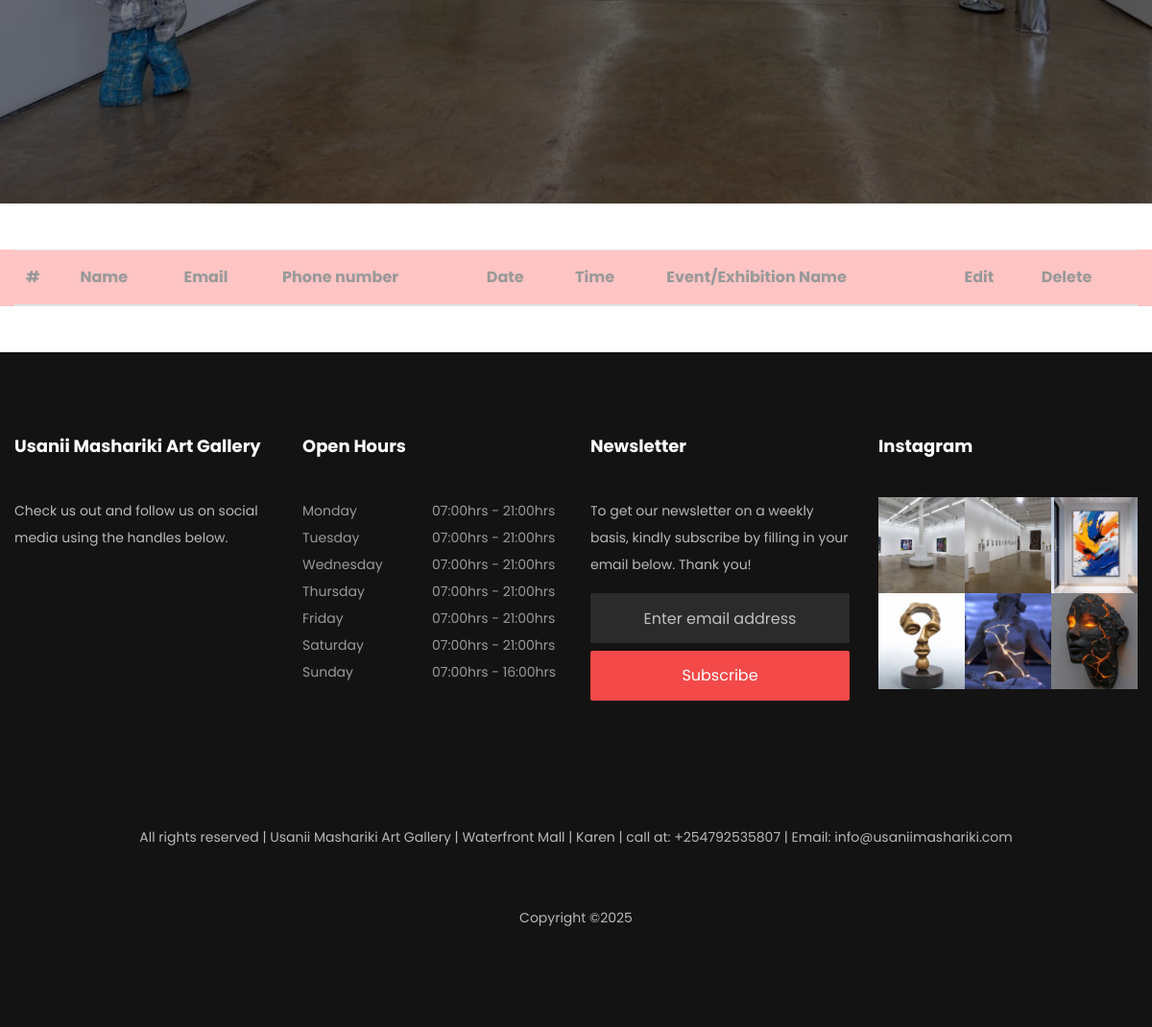
The page /booked/ (lower part) on the database as committed earlier.
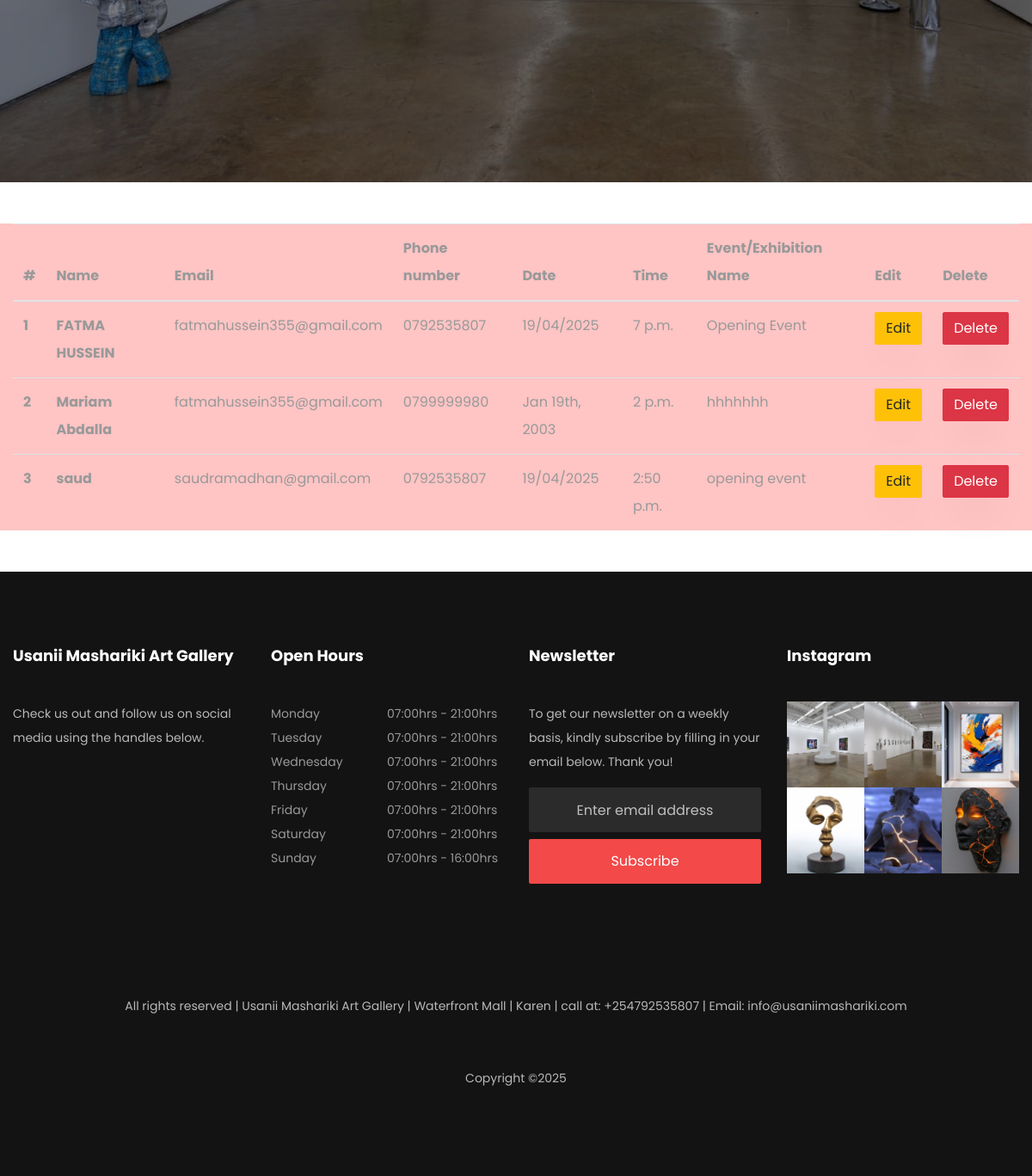
The same page on the database as committed later.
### usanii/models.py (models this page shows, shortened)
class Footer(models.Model):
    heading = models.CharField(max_length=500, default='text1')
    about = models.CharField(max_length=500, default='text1')
    twitter = models.CharField(max_length=500, blank=False, null=False)
    facebook = models.CharField(max_length=500, blank=False, null=False)
    instagram = models.CharField(max_length=500, blank=False, null=False)
    open_days = models.CharField(max_length=500, default='text1')
    newsletter = models.CharField(max_length=500, default='text1')
    image1 = models.ImageField(upload_to='footer', default='testimony.jpg')
    image2 = models.ImageField(upload_to='footer', default='testimony.jpg')
    image3 = models.ImageField(upload_to='footer', default='testimony.jpg')
    image4 = models.ImageField(upload_to='footer', default='testimony.jpg')
    image5 = models.ImageField(upload_to='footer', default='testimony.jpg')
    image6 = models.ImageField(upload_to='footer', default='testimony.jpg')

class Customer(models.Model):
    name = models.CharField(max_length=150, blank=False)
    email = models.EmailField()
    phone = models.CharField(max_length=100)
    date = models.CharField(max_length=10, default='dd/mm/yyyy')
    time = models.TimeField(max_length=50, default=timezone.now)
    event = models.CharField(max_length=300, blank=False, default='Opening Event')

### usanii/views.py (the view)
# urls.py: path('booked/', views.booked, name='booked'),
def booked(request):
    customers = Customer.objects.all()
    footer = Footer.objects.all()
    return render(request, "booked.html", {"data": customers, "footer": footer})

### usanii/templates/booked.html (shortened to what this page needs)
{% extends 'common.html' %}
{% load static %}
{% block body %}
<section class="hero-wrap hero-wrap-2" style="background-image: url('{% static 'images/art6.jpg' %}'); height: 100vh; background-size: cover;" data-stellar-background-ratio="0.5">
      <div class="overlay"></div>
</section>
<div class="container-fluid"style="background: #ffc4c4" >
<table class="table mt-5 mb-5">
  <thead>
    <tr>
      <th scope="col">#</th>
      <th scope="col">Name</th>
      <th scope="col">Email</th>
      <th scope="col">Phone number</th>
      <th scope="col">Date</th>
      <th scope="col">Time</th>
        <th scope="col">Event/Exhibition Name</th>
      <th scope="col">Edit</th>
      <th scope="col">Delete</th>
    </tr>
  </thead>
  <tbody>
      {% for t in data %}
           <tr>
             <th scope="row">{{ t.id }}</th>
             <th scope="row">{{ t.name }}</th>
             <td>{{ t.email }}</td>
               <td>{{ t.phone }}</td>
             <td>{{ t.date }}</td>
             <td>{{ t.time }}</td>
             <td>{{ t.event }}</td>
               <td>
                   <a class="btn btn-warning" href="/edit/{{ t.id }}">Edit</a>
               </td>
               <td>
                   <a class="btn btn-danger" href="/delete/{{ t.id }}">Delete</a>
               </td>
           </tr>
      {% endfor %}
  </tbody>
</table>
</div>
{% endblock %}

### usanii/templates/common.html (shortened to what this page needs)
{% load static %}
<!doctype html>
<html lang="en">
<head>
    <link rel="stylesheet" href="{% static 'css/open-iconic-bootstrap.min.css' %}">
    <link rel="stylesheet" href="{% static 'css/animate.css' %}">
    <link rel="stylesheet" href="{% static 'css/owl.carousel.min.css' %}">
    <link rel="stylesheet" href="{% static 'css/owl.theme.default.min.css' %}">
    <link rel="stylesheet" href="{% static 'css/magnific-popup.css' %}">
    <link rel="stylesheet" href="{% static 'css/aos.css' %}">
    <link rel="stylesheet" href="{% static 'css/ionicons.min.css' %}">
    <link rel="stylesheet" href="{% static 'css/bootstrap-datepicker.css' %}">
    <link rel="stylesheet" href="{% static 'css/jquery.timepicker.css' %}">
    <link rel="stylesheet" href="{% static 'css/flaticon.css' %}">
    <link rel="stylesheet" href="{% static 'css/icomoon.css' %}">
    <link rel="stylesheet" href="{% static 'css/style.css' %}">
</head>
<body>
{% block body %}
{% endblock %}
{% for footer in footer %}
    <footer class="ftco-footer ftco-bg-dark ftco-section">
      <div class="container">
        <div class="row mb-5">
          <div class="col-md-6 col-lg-3">
            <div class="ftco-footer-widget mb-4">
              <h2 class="ftco-heading-2">{{ footer.heading }}</h2>
              <p>{{ footer.about }}</p>
              <ul class="ftco-footer-social list-unstyled float-md-left float-lft mt-3">
              </ul>
            </div>
          </div>
          <div class="col-md-6 col-lg-3">
            <div class="ftco-footer-widget mb-4">
              <h2 class="ftco-heading-2">{{ footer.open_days }}</h2>
              <ul class="list-unstyled open-hours">
                <li class="d-flex"><span>Monday</span><span>07:00hrs - 21:00hrs</span></li>
                <li class="d-flex"><span>Tuesday</span><span>07:00hrs - 21:00hrs</span></li>
                <li class="d-flex"><span>Wednesday</span><span>07:00hrs - 21:00hrs</span></li>
                <li class="d-flex"><span>Thursday</span><span>07:00hrs - 21:00hrs</span></li>
                <li class="d-flex"><span>Friday</span><span>07:00hrs - 21:00hrs</span></li>
                <li class="d-flex"><span>Saturday</span><span>07:00hrs - 21:00hrs</span></li>
                <li class="d-flex"><span>Sunday</span><span>07:00hrs - 16:00hrs</span></li>
              </ul>
            </div>
          </div>
          <div class="col-md-6 col-lg-3">
            <div class="ftco-footer-widget mb-4">
            	<h2 class="ftco-heading-2">Newsletter</h2>
            	<p>{{ footer.newsletter }}</p>
              <form action="#" class="subscribe-form">
                <div class="form-group">
                  <input type="text" class="form-control mb-2 text-center" placeholder="Enter email address">
                  <input type="submit" value="Subscribe" class="form-control submit px-3">
                </div>
              </form>
            </div>
          </div>
          <div class="col-md-6 col-lg-3">
             <div class="ftco-footer-widget mb-4">
              <h2 class="ftco-heading-2">Instagram</h2>
              <div class="thumb d-sm-flex">
	            	<a href="#" class="thumb-menu img" style="background-image: url('{{ footer.image1.url }}')">
	            	</a>
	            	<a href="#" class="thumb-menu img" style="background-image: url(' {{ footer.image2.url }}');">
	            	</a>
	            	<a href="#" class="thumb-menu img" style="background-image: url(' {{ footer.image3.url }}');">
	            	</a>
	            </div>
	            <div class="thumb d-flex">
	            	<a href="#" class="thumb-menu img" style="background-image: url(' {{ footer.image4.url }}');">
	            	</a>
	            	<a href="#" class="thumb-menu img" style="background-image: url(' {{ footer.image5.url }}');">
	            	</a>
	            	<a href="#" class="thumb-menu img" style="background-image: url(' {{ footer.image6.url }}');">
	            	</a>
	            </div>
            </div>
          </div>
        </div>
        <div class="row">
          <div class="col-md-12 text-center">
            <p>
                <br> <br> All rights reserved | Usanii Mashariki Art Gallery | Waterfront Mall | Karen | call at: +254792535807 | Email: info@usaniimashariki.com
                <br> <br> <br>
            Copyright &copy;<script>document.write(new Date().getFullYear());</script> </p>
          </div>
        </div>
      </div>
    </footer>
{% endfor %}
</body>
</html>

Rows that differ between the two databases and show on the page:
added Customer: id "1", name "FATMA HUSSEIN", email "fatmahussein355@gmail.com", phone "0792535807", date "19/04/2025", time "7 p.m.", event "Opening Event"
added Customer: id "2", name "Mariam Abdalla", email "fatmahussein355@gmail.com", phone "0799999980", date "Jan 19th, 2003", time "2 p.m.", event "hhhhhhh"
added Customer: id "3", name "saud", email "saudramadhan@gmail.com", phone "0792535807", date "19/04/2025", time "2:50 p.m.", event "opening event"
